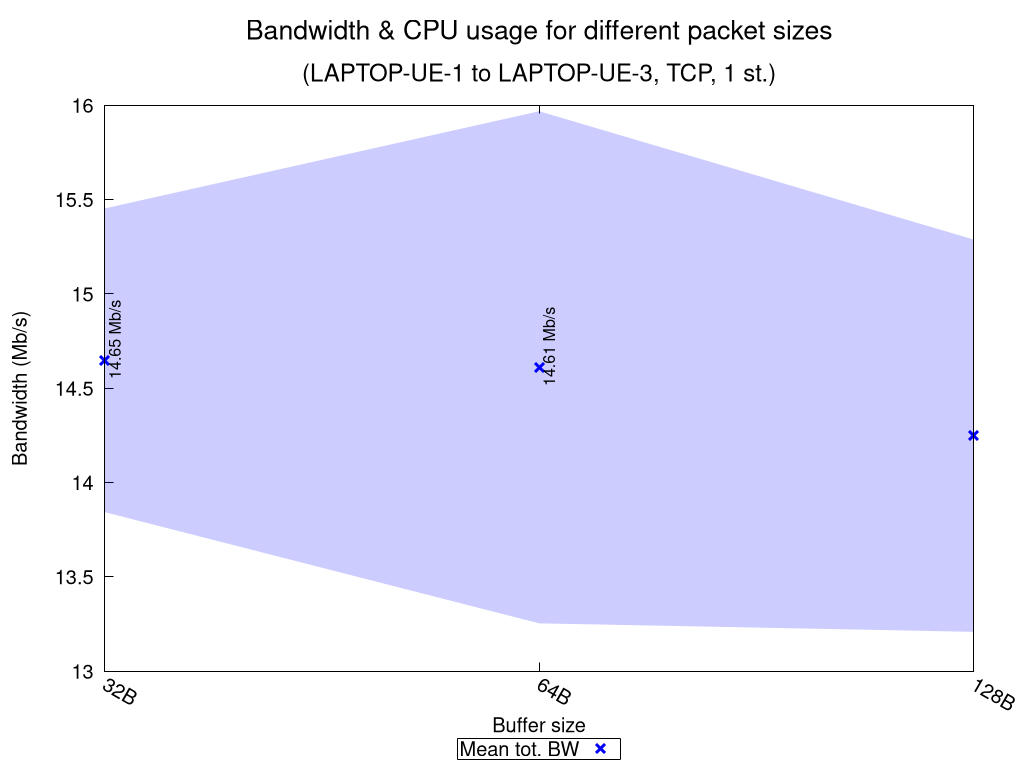

The gnuplot source for this figure:
set terminal pngcairo nocrop enhanced size 1024,768 font "Verdana,15"
set output "TCP_1_st_2020_10_06_16-04-51_one2two_summary.png"

set title "{/=20 Bandwidth \\& CPU usage for different packet sizes}\n\n{/=18 (LAPTOP-UE-1 to LAPTOP-UE-3, TCP, 1 st.)}"

set xlabel "Buffer size"
set ylabel "Bandwidth (Mb/s)"
set ytics nomirror
set key bmargin center horizontal box samplen 1 width -1
set bmargin 4.6
set rmargin 4.5
set xtics rotate by -30
printxsizes(x) = x < 1024.0 ? sprintf("%.0fB", x) : (x < 1048576.0 ? sprintf("%.0fKB", x/1024.0) : sprintf("%.0fMB", x/1048576.0))

rf = 1000000.0  # rate factor
stats "TCP_1_st_2020_10_06_16-04-51_one2two_iperf_summary.dat" using ($1 >= 0 ? $3 : 1/0) nooutput
set logscale x 2
set style fill transparent solid 0.2 noborder
set autoscale xfix
plot "TCP_1_st_2020_10_06_16-04-51_one2two_iperf_summary.dat" using ($1 >= 0 ? $2 : 1/0):($3/rf-$4/rf):($3/rf+$4/rf) with filledcurves lc rgb "blue" notitle, \
     "" using 2:($1 >= 0 ? $3/rf : 1/0):xtic(printxsizes($2)) with points pt 2 ps 1.5 lw 3 lc rgb "blue" title "Mean tot. BW", \
     "" using 2:($1 >= 0 ? $3/rf : 1/0):(sprintf("%.2f Mb/s", $3/rf)) with labels offset 0.9,1.0 rotate by 90 font ",12" notitle, \
     "" using ($1 < 0 ? $2 : 1/0):(STATS_min/rf):(sprintf("Net test failed!")) with labels offset 0.9,2.5 rotate by 90 tc rgb "red" font ",12" notitle, \
